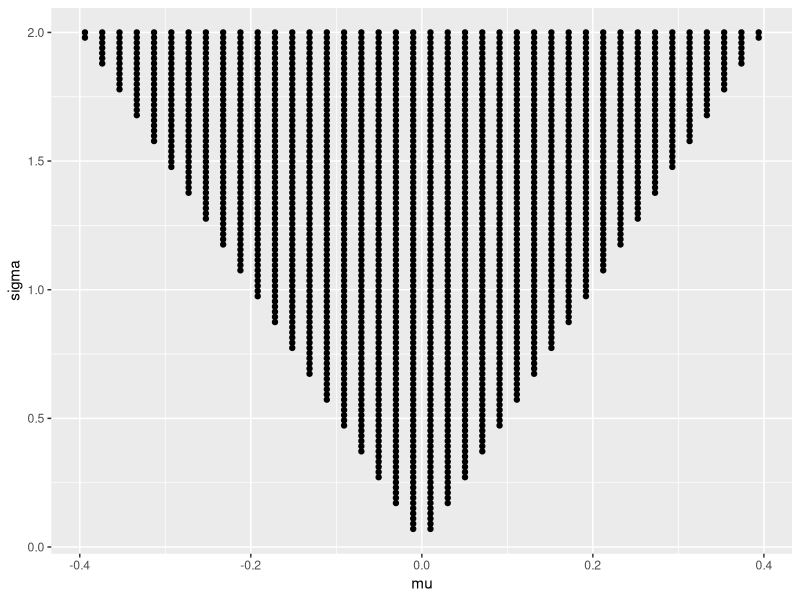

Recreate this plot in R.
library(magrittr)
library(tidyverse)

#################################################
## X ~ N(mu, sigma^2), where sigma is unknown. ##
## Pragmatic hypothesis for H0: mu = 0 using   ##
## KL divergence, epsilon = 0.1 and M^2 = 2    ##
#################################################
eps = 0.1
n = 100
mu0 = 0
mus = seq(from = -1, to = 1, length.out = n)
sigmas = seq(from = 1/n, to = 2, length.out = n)

sigma_grid = list()
for(sigma0 in sigmas)
{
  new_grid <- tibble()
  for(sigma1 in sigmas)
  {
    radius = sigma1*(1+2*eps-sigma0/sigma1-log(sigma1/sigma0))
    inter_left = mu0 - radius
    inter_right = mu0 + radius
    color = (mus > inter_left) & (mus < inter_right)
    new_grid %<>% rbind(tibble(mu = mus, sigma = sigma1, color = color))
  }
  sigma_grid[[as.character(sigma0)]] = new_grid
}

#write_rds(sigma_grid, "./data/KL_norm_0.1_100_0.rds")
#sigma_grid = sigma_grid = read_rds("./data/KL_norm_0.1_100_0.rds")

small_grid = sigma_grid[[round(n/2)]]
join_grid = tibble(mu = small_grid$mu, sigma = small_grid$sigma)
max_col = sigma_grid[[1]]$color
for(sigma0 in as.character(sigmas))
{
  max_col = (max_col | sigma_grid[[sigma0]]$color)
}
join_grid$color = max_col

join_grid %>% 
  filter(color == TRUE) %>%
  ggplot(aes(x = mu, y = sigma)) +
  geom_point()
